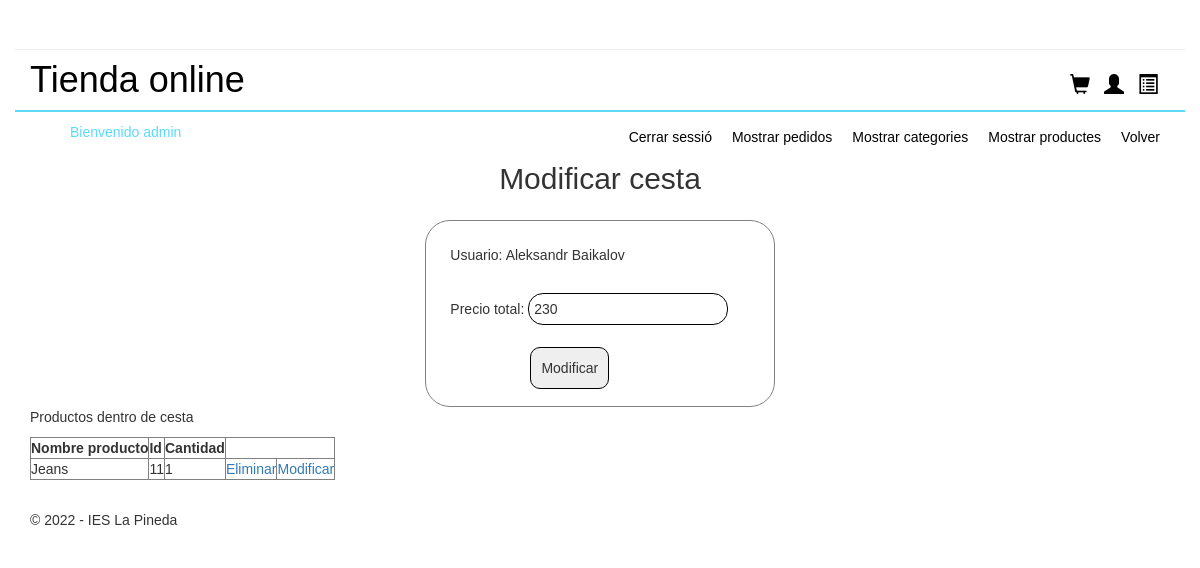
/admin/admin.php?controller=Cesta&action=iniciarModificarCesta&id_cesta=23 (signed in), run on an earlier commit of the app's database.
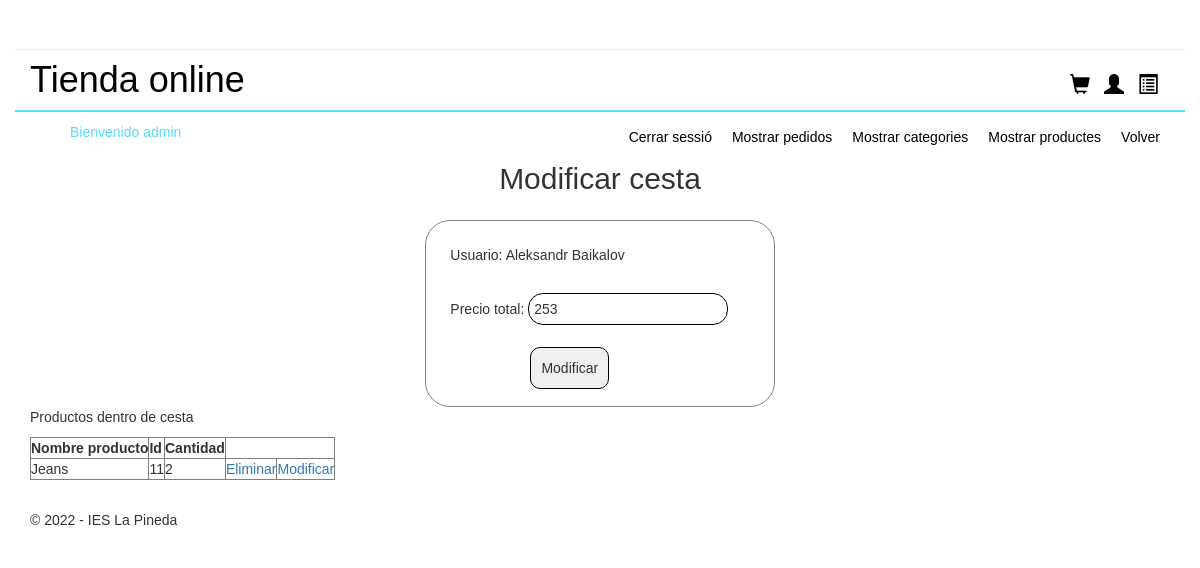
And on a later commit of the database.
### tables this page shows
CREATE TABLE `cestas` (
  `id_cesta` int(15) NOT NULL,
  `fk_id_usuario` int(15) NOT NULL,
  `precio_total` int(15) NOT NULL
);

CREATE TABLE `productos` (
  `id_producto` int(11) NOT NULL,
  `nombre` varchar(255) NOT NULL,
  `descripcion` varchar(255) NOT NULL,
  `cantidad` int(255) NOT NULL,
  `precio` float NOT NULL,
  `categoria` int(255) NOT NULL,
  `foto` varchar(255) NOT NULL,
  `isactive` int(1) NOT NULL
);

### models/database.php (called while the page is built, shortened)
<?php
class Database{
    public function __construct(){
        $servername = "localhost";
        $dbname= "botiga";
        $username = "root";
        $password = "";
		$this->db = new PDO("mysql:host=$servername;dbname=$dbname",$username, $password);
    }
}

### admin/models/cesta.php (called while the page is built, shortened)
<?php
require_once("../models/database.php");
class Cesta extends Database
{
    private $id_cesta;
    private $fk_id_usuario;
    private $lista_productos;
    private $precio_total;
    function getIdCesta()
    {
        return $this->id_cesta;
    }
    function getNombreUsuario()
    {
        $id_usuario = strval($this->fk_id_usuario);
        $sql = "SELECT nombre FROM usuarios WHERE id_usuario = ".$id_usuario;
        $result = $this->db->query($sql);
        $row = $result->fetch(PDO::FETCH_ASSOC);
        $nombre = $row['nombre'];
        return $nombre;
    }
    function getListaProductos()
    {
        return $this->lista_productos;
    }
    function getPrecioTotal()
    {
        return $this->precio_total;
    }
    function setIdCesta($id_cesta)
    {
        $this->id_cesta = $id_cesta;
    }
    function conectar()
    {
        $this->db->query("SET NAMES 'utf8'");
    }
    function fetchCesta() {
        $sql = "SELECT * FROM cestas WHERE id_cesta = ".$this->id_cesta;
        $result = $this->db->query($sql);
        $row = $result->fetch(PDO::FETCH_ASSOC);
        $this->fk_id_usuario = $row['fk_id_usuario'];
        $this->precio_total = $row['precio_total'];
        $sql = "SELECT * FROM cesta_productos WHERE fk_id_cesta = ".$this->id_cesta;
        $result = $this->db->query($sql);
        for ($i = 0; $i < $result->rowCount(); $i++) {
            $row = $result->fetch(PDO::FETCH_ASSOC);
            $id_producto = $row['fk_id_producto'];
            $sql = "SELECT * FROM productos WHERE id_producto = " . $id_producto;
            $result2 = $this->db->query($sql);
            $row2 = $result2->fetch(PDO::FETCH_ASSOC);
            $this->lista_productos[$i]['nombre'] = $row2['nombre'];
            $this->lista_productos[$i]['fk_id_producto'] = $row2['id_producto'];
            $this->lista_productos[$i]['cantidad'] = $row['cantidad'];
        }
    }
}

### admin/views/mostrarProductosCesta.php (the view, shortened to what this page needs)
<?php
  if ($_SESSION['role'] == 'admin') {
   echo "<table border='1'>";
    echo "<p>Productos dentro de cesta</p>";
    echo "<table border='1'>";
    echo "<tr>";
    echo "<th>Nombre producto</th>";
    echo "<th>Id</th>";
    echo "<th>Cantidad</th>";
    echo "</tr>";
  if (isset($todosLosProductosCesta)) {
    foreach ($todosLosProductosCesta as $producto) {
      echo "<tr>";
      echo "<td>". $producto['nombre'] . "</td>";
      echo "<td>".$producto['fk_id_producto']."</td>";
      echo "<td>". $producto['cantidad'] . "</td>";
      echo "<td><a href='?controller=Cesta&action=eliminarProductoCesta&fk_id_producto=".$producto['fk_id_producto']."&fk_id_cesta=".$cesta->getIdCesta()."'>Eliminar</a></td>";
      echo "<td><a href='?controller=Cesta&action=iniciarModificarProductoCesta&fk_id_producto=".$producto['fk_id_producto']."&fk_id_cesta=".$cesta->getIdCesta()."&cantidad=".$producto['cantidad']."'>Modificar</a></td>";
      echo "</tr>";
  }
  } else {
    echo "<p>No hay productos en la cesta</p>";
  }
    echo "</table>";
} else {
  echo "<p>Debes ser administrador para ver esta pagina</p>";
  header("Refresh:3; url=admin.php");
}
?>

### admin/views/modificarCesta.php (shortened to what this page needs)
<h2 id="titulo_modcategorias">Modificar cesta</h2>
<form action="admin.php?controller=Cesta&action=modificarCesta" method="post" id="form_modcestapedido">
    <p id="activo_modcestaproducto">Usuario:</p>
    <?php
    echo $cesta->getNombreUsuario();
    ?>
    <br />
    <p id="activo_modcestaproducto">Precio total:</p>
    <input class="mod_cestapedidos" type="text" name="precio_total" value="<?php echo $cesta->getPrecioTotal() ?>">
    <br />
    <input id="submit_modcestapedidos" type="submit" value="Modificar">
</form>
<?php
    $todosLosProductosCesta = $cesta->getListaProductos();
    require_once "./views/mostrarProductosCesta.php";
    ?>

What changed in the data, as far as the page shows it:
changed cestas: precio_total "230" → "253"
computed for productos "Jeans": categoria "1" → "2"
